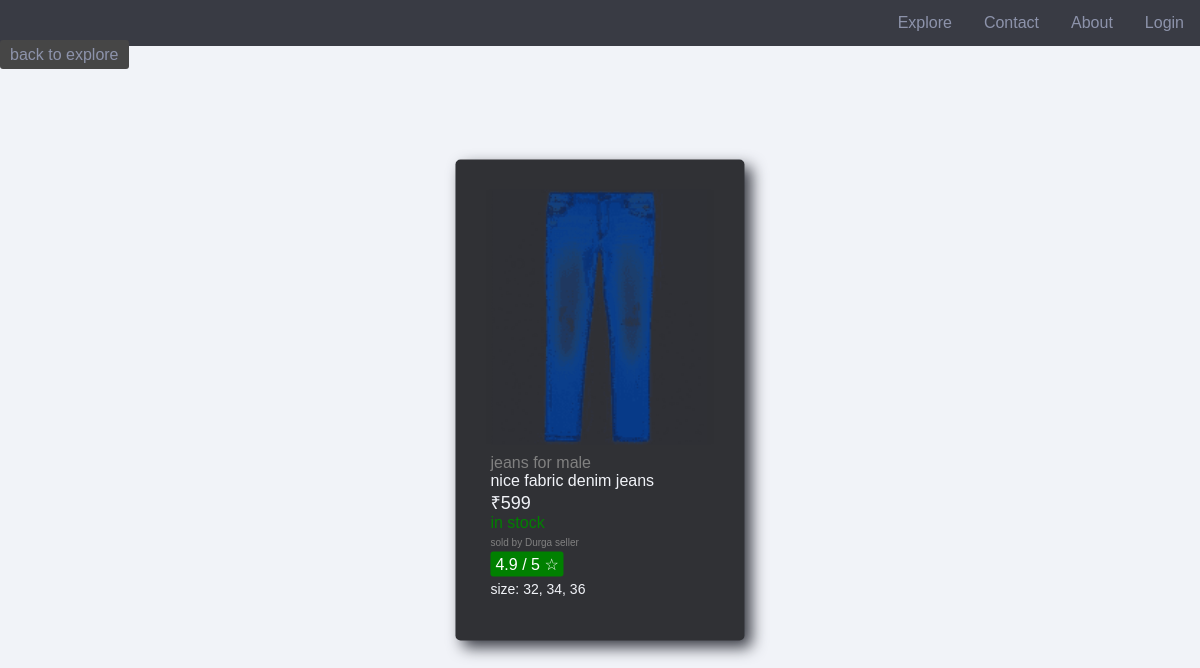
The app's page /pages/product_details.php?id=4 with its own data.
### tables this page shows
CREATE TABLE `products` (
  `id` int(20) NOT NULL,
  `name` varchar(30) NOT NULL,
  `seller` varchar(60) NOT NULL,
  `gender` varchar(10) NOT NULL,
  `category` varchar(30) NOT NULL,
  `description` varchar(200) NOT NULL,
  `price` float NOT NULL,
  `is_available` varchar(10) NOT NULL,
  `product_review` float NOT NULL,
  `size` varchar(60) NOT NULL,
  `image` varchar(400) NOT NULL
);

### pages/product_details.php (the view, shortened to what this page needs)
<?php
include '../database/connection.php';
$id = $_GET['id'];
$result = $db->query("SELECT * FROM `products` WHERE `id`='$id'");
$product = $result->fetch_object();
?>
<!DOCTYPE html>
<html lang="en">
<head>
    <link rel="stylesheet" href="../assets/style/style.css">
</head>
<body>
    <?php include '../includes/header.php'; ?>
    <div>
        <a href="explore.php" class="btn_add_to_cart">back to explore</a> </div>
    <div class="container" style="top:50%">
        <form action="" method="post" onsubmit="return confirm('are you sure?')">
            <img src="../assets/product_photo/<?php echo $product->image; ?>" height="255px" alt="">
            <div class="product_detail">
                <span class="product_name"><?php echo $product->name . " for " . $product->gender; ?></span><br />
                <span class="product_description"><?php echo $product->description; ?></span><br />
                <span class="product_price"><?php echo "₹" . $product->price; ?></span><br />
                <span class="product_is_available" style="<?php if ($product->is_available == 'yes') {
                                                                echo "color:green;";
                                                            } else {
                                                                echo "color:red";
                                                            }  ?>"><?php if ($product->is_available == 'yes') {
                                                                        echo "in stock";
                                                                    } else {
                                                                        echo "out of stock";
                                                                    }  ?></span><br />
                <span class="product_seller"><?php echo "sold by " . $product->seller; ?></span><br />
                <span class="product_review" style="<?php if ($product->product_review < 3.5) {
                                                        echo "background-color: #e65454;";
                                                    } ?>"><?php echo $product->product_review . " / 5 ☆"; ?></span><br>
                <span class="product_size"><?php echo "size: " . $product->size; ?></span><br />
            </div>
        </form>
    </div>
</body>
</html>

### assets/style/style.css (style rules this page uses)
body { background-color: #f1f3f8; margin: 0; padding: 0; box-sizing: border-box; font-family: 'poppins',sans-serif; }
.container { background-color: #303135; color: #f1f3f8; border-radius: 5px; padding: 30px; position: absolute; top: 45%; left: 50%; transform: translate(-50%,-50%); box-shadow: 7px 7px 15px #393b44; }
a:link, a:visited { color: #8d93ab; }
.product_detail { margin: 5px; transition: transform .2s; }
.product_name { color: grey; }
.product_description { font-weight: 500; }
.product_price { font-size: 18px; }
.product_seller { color: grey; font-size: 10px; }
.product_review { background-color: green; padding: 3px 5px; border-radius: 3px; display: inline-block; margin-top: 2px; color: white; }
.product_size { display: inline-block; margin:4px auto ; font-size: 14px; font-weight: 300; }
.btn_add_to_cart,.btn_view_detail { text-decoration: none; background-color: #464646 ; border-radius: 3px; padding: 6px 10px; }

### records on screen
products: image (picture), name "jeans", gender "male", description "nice fabric denim jeans", price "599", seller "Durga seller", product_review "4.9", size "32, 34, 36"
